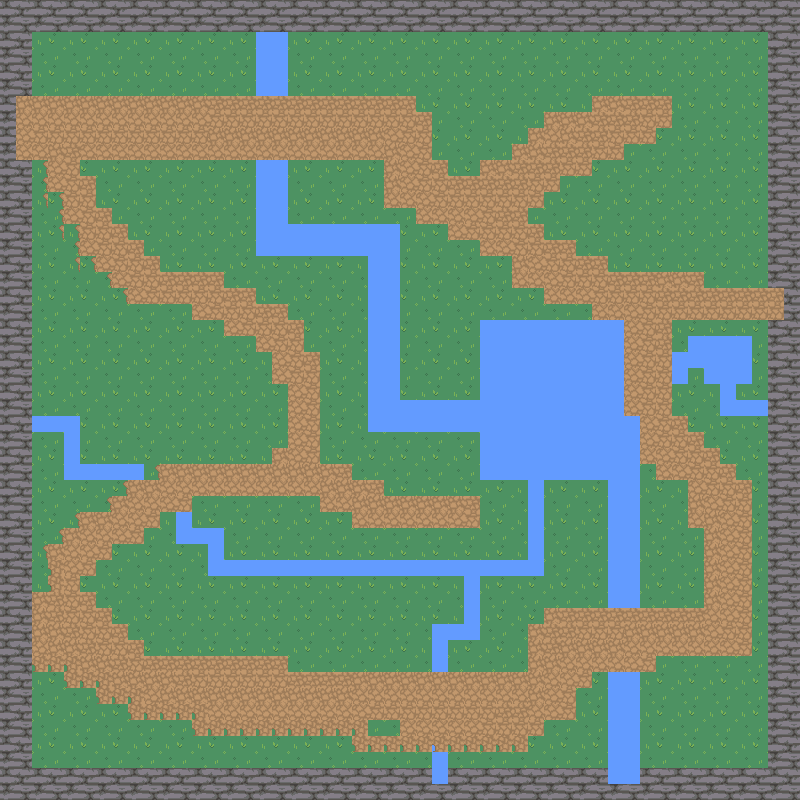

Rendered tile map (Tiled .tmx) drawn with the repository's tilesets; below, a short description and the map source with its tile grids summarised:
An orthogonal 50x50 tile map with 16x16 px tiles, 4 tile layers (background, wall, water, path) and 1 object (player).

<map version="1.9" tiledversion="1.9.0" orientation="orthogonal" renderorder="right-down" width="50" height="50" tilewidth="16" tileheight="16" infinite="0" nextlayerid="7" nextobjectid="2">
 <tileset firstgid="1" source="nature ete.tsx" />
 <layer id="1" name="background" width="50" height="50">
  <data>[2500 cells, 2500 non-empty, 4 distinct tile ids]</data>
 </layer>
 <layer id="2" name="wall" width="50" height="50">
  <data>[2500 cells, 384 non-empty, 4 distinct tile ids]</data>
 </layer>
 <layer id="3" name="water" width="50" height="50">
  <data>[2500 cells, 293 non-empty, 4 distinct tile ids]</data>
 </layer>
 <layer id="4" name="path" width="50" height="50">
  <data>[2500 cells, 653 non-empty, 6 distinct tile ids]</data>
 </layer>
 <objectgroup id="6" name="Objects">
  <object id="1" name="player" x="256.83" y="691.465">
   <point />
  </object>
 </objectgroup>
</map>
